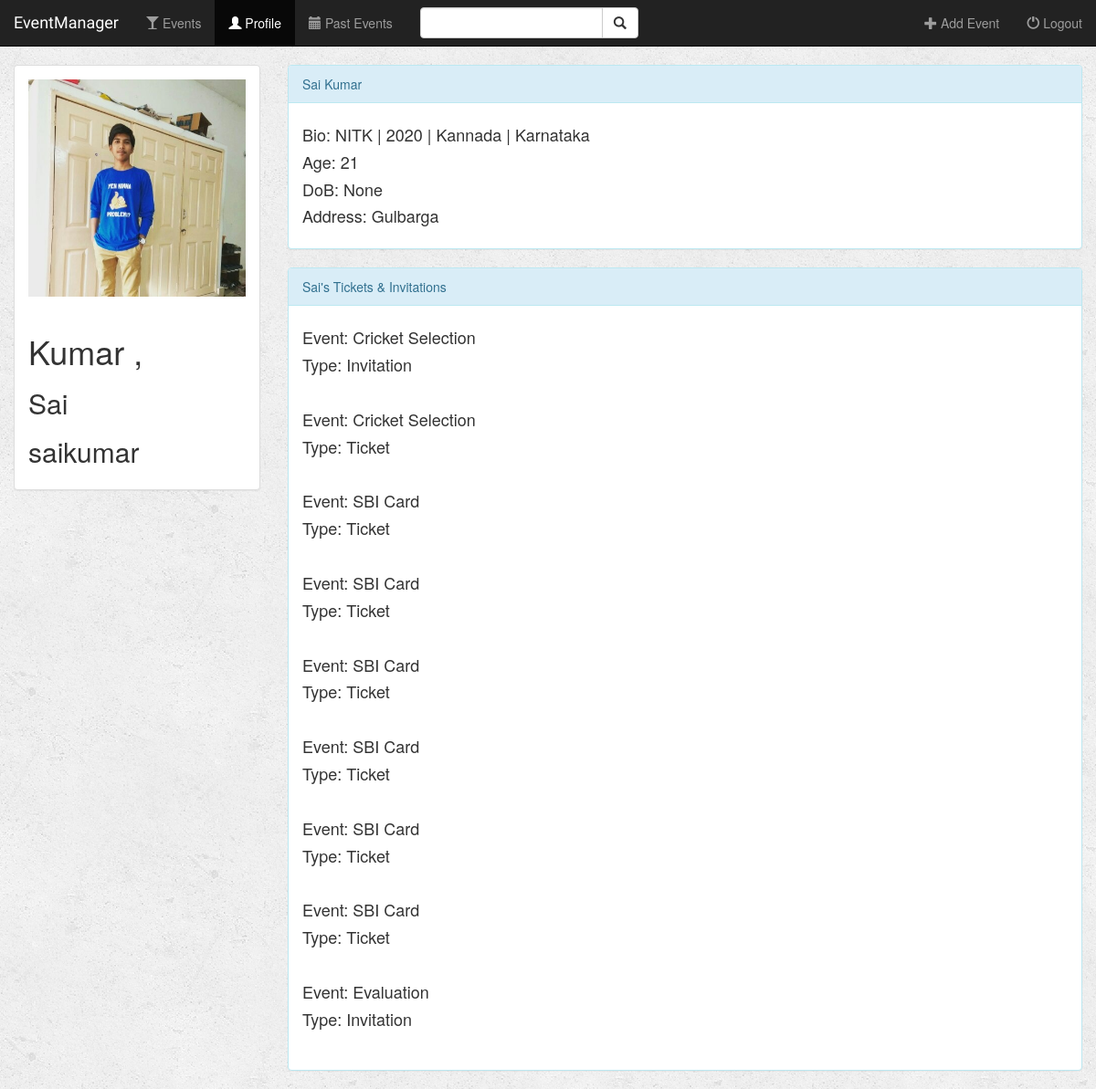
Screenshot of /event/profile/33/ with the database file from the repository.
### event/models.py (models this page shows, shortened)
class Profile(models.Model):
    user = models.OneToOneField(User, on_delete=models.CASCADE)
    image = models.ImageField(default='settings.MEDIA_ROOT/default_user.jpg')
    bio = models.TextField(max_length=500, blank=True, null=True)
    location = models.TextField(max_length=500, blank=True, null=True)
    birth_date = models.DateField(blank=True, null=True)
    age = models.IntegerField(blank=True, null=True)
    wallet_pin = models.PositiveIntegerField(null=True)
    wallet_balance = models.PositiveIntegerField(default=0, null=True)

class Ticket(models.Model):
    attendee = models.ForeignKey(User, on_delete=models.CASCADE)
    event = models.ForeignKey(Event, on_delete=models.CASCADE)
    flag = models.BooleanField(null=False)

class Event(models.Model):
    name = models.CharField(max_length=50, null=False)
    image = models.ImageField(default='settings.MEDIA_ROOT/default_event.jpg')
    location = models.TextField(max_length=500, null=False)
    date = models.DateField(null=True)
    time = models.TimeField(null=True)
    manager = models.ForeignKey(User, on_delete=models.CASCADE)
    fare = models.PositiveIntegerField(null=True)

### event/views.py (the view)
# urls.py: url(r'profile/(?P<pk>[0-9]+)/$', views.get_user_profile, name='user_profile'),
def get_user_profile(request, pk):
    user = User.objects.get(pk=pk)
    profile = Profile.objects.get(user_id=pk)
    tickets = Ticket.objects.filter(attendee=user)
    return render(request, 'event/user_profile.html', {'user': user, 'profile': profile, 'tickets': tickets})

### event/templates/event/user_profile.html (shortened to what this page needs)
{% extends 'event/base.html' %}
{% block profile_active %}active{% endblock %}
{% block body %}
<div class="events-container container-fluid">
    <div class="row">
        <div class="col-sm-4 col-md-3">
            <div class="panel panel-default">
                <div class="panel-body">
                    <img src="{{ profile.image.url }}" class="img-responsive">
                    <br>
                    <h1>{{ user.last_name }} ,</h1> <h2>{{ user.first_name }}</h2>
                    <h2>{{ user.username }}</h2>
                </div>
            </div>
        </div>
        <div class="col-sm-8 col-md-9">
            <div class="panel panel-info">
                <div class="panel-heading">
                    {{ user.first_name }} {{ user.last_name }}
                </div>
                <div class="panel-body">
                    <h4>Bio: {{ profile.bio }}</h4>
                    <h4>Age: {{ profile.age }}</h4>
                    <h4>DoB: {{ profile.birth_date }}</h4>
                    <h4>Address: {{ profile.location }}</h4>
                </div>
            </div>
            <div class="panel panel-info">
                <div class="panel-heading">
                    {{ user.first_name }}'s Tickets & Invitations
                </div>
                <div class="panel-body">
                    {% for ticket in tickets %}
                        <h4>Event: {{ ticket.event.name }}</h4>
                        <h4>Type: {% if ticket.flag %} Ticket {% else %} Invitation {% endif %}</h4>
                        <br>
                    {% endfor %}
                </div>
            </div>
        </div>
    </div>
</div>
{% endblock %}

### event/static/event/css/style.css (style rules this page uses)
body { background: white url("./../images/background.png"); }

### rows the page displays
Profile: image (picture), bio "NITK | 2020 | Kannada | Karnataka", age "21", birth_date "None", location "Gulbarga"
Ticket: event.name "Cricket Selection", flag "Invitation"
Ticket: event.name "Cricket Selection", flag "Ticket"
Ticket: event.name "SBI Card", flag "Ticket"
Ticket: event.name "SBI Card", flag "Ticket"
Ticket: event.name "SBI Card", flag "Ticket"
Ticket: event.name "SBI Card", flag "Ticket"
Ticket: event.name "SBI Card", flag "Ticket"
Ticket: event.name "SBI Card", flag "Ticket"
Ticket: event.name "Evaluation", flag "Invitation"

### other values shown
{{ user.last_name }} "Kumar"
{{ user.first_name }} "Sai"
{{ user.username }} "saikumar"
